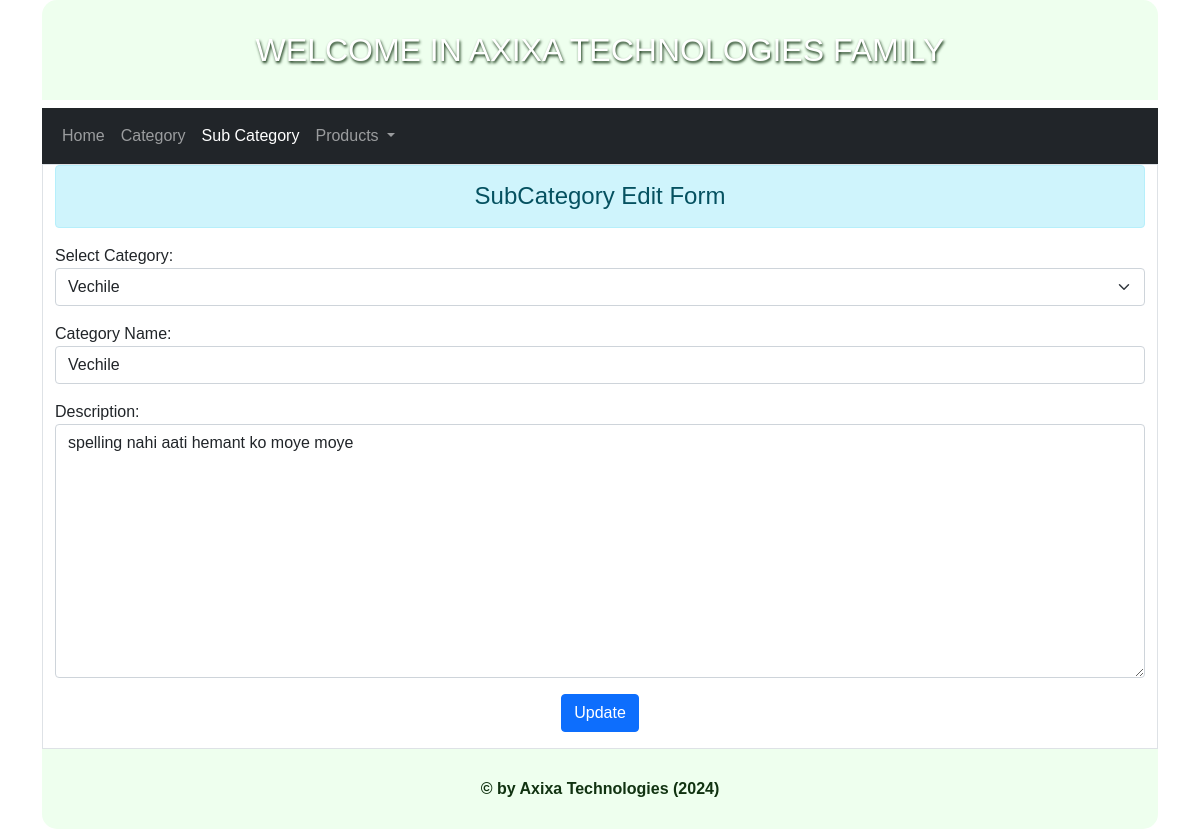
/index.php?module=subcategories&do=edit&id=3, run on the app's committed database.
### tables this page shows
CREATE TABLE `subcategories` (
  `id` int(5) NOT NULL,
  `name` varchar(20) DEFAULT NULL,
  `description` text DEFAULT NULL,
  `cstatus` enum('yes','no') DEFAULT 'yes',
  `created_at` timestamp NOT NULL DEFAULT current_timestamp(),
  `updated_at` timestamp NOT NULL DEFAULT current_timestamp() ON UPDATE current_timestamp(),
  `priorities` int(3) DEFAULT NULL,
  `categories_id` int(5) DEFAULT NULL
);

CREATE TABLE `categories` (
  `id` int(5) NOT NULL,
  `name` varchar(20) DEFAULT NULL,
  `description` text DEFAULT NULL,
  `cstatus` enum('yes','no') DEFAULT 'yes',
  `create_at` timestamp NOT NULL DEFAULT current_timestamp(),
  `update_at` timestamp NOT NULL DEFAULT current_timestamp() ON UPDATE current_timestamp(),
  `priorities` int(3) DEFAULT NULL
);

### Db.php (called while the page is built, shortened)
<?php
class Db extends mysqli
{
    private $table, $pk;
    public function __construct($table, $pk = "id")
    {
        $this->table = $table;
        $this->pk = $pk;
    }
    public function find($id, $cols = "*")
    {
        $sql = "select $cols from $this->table where $this->pk=$id";
        return $this->query($sql)->fetch_assoc();
    }
    public function all($cols = "*")
    {
        $sql = "select $cols from $this->table order by $this->pk desc";
        return $this->query($sql)->fetch_all(1);
    }
}

### helper.php (called while the page is built, shortened)
<?php
function getcat($id="", $r = 'name')
{
    $dbobj = new Db('categories');
    return $dbobj->all();
}

### subcategories/edit.php (the view, shortened to what this page needs)
<?php
$id = $_GET['id'];
$info = $ddb->find($id);
?>
<link href="https://cdn.jsdelivr.net/npm/bootstrap@5.0.2/dist/css/bootstrap.min.css" rel="stylesheet">
<div class="container border">
    <form action="index.php?module=subcategories&do=store&id=<?= $id; ?>" method="post">
        <div class="alert alert-info h4 text-center">
            SubCategory Edit Form
        </div>
        <div class="mb-3">
            <label for="categories_id">Select Category:</label>
            <select name="categories_id" required class="form-select">
                <?php foreach (getcat() as $cinfo) {
                ?>
                    <option value="<?= $cinfo['id']; ?>" <?=$info['categories_id']== $cinfo['id']?"selected":'';?>><?= $cinfo['name']; ?></option>
                <?php
                }
                ?>
            </select>
        </div>
        <div class="mb-3">
            <label for="name">Category Name:</label>
            <input type="text" id="name" name="name" class="form-control" required placeholder="Enter Name" value="<?= $info['name']; ?>">
        </div>
        <div class="mb-3">
            <label for="description">Description:</label>
            <textarea name="description" id="description" class="form-control" placeholder="Enter Description" rows="10"><?= $info['description']; ?></textarea>
        </div>
        <div class="mb-3 text-center">
            <button class="btn btn-primary">Update</button>
        </div>
    </form>
</div>

### public/css/custom.css (style rules this page uses)
* { font-family: arial; }

### data on the page
subcategories: categories_id "Vechile", name "Vechile", description "spelling nahi aati hemant ko moye moye"
